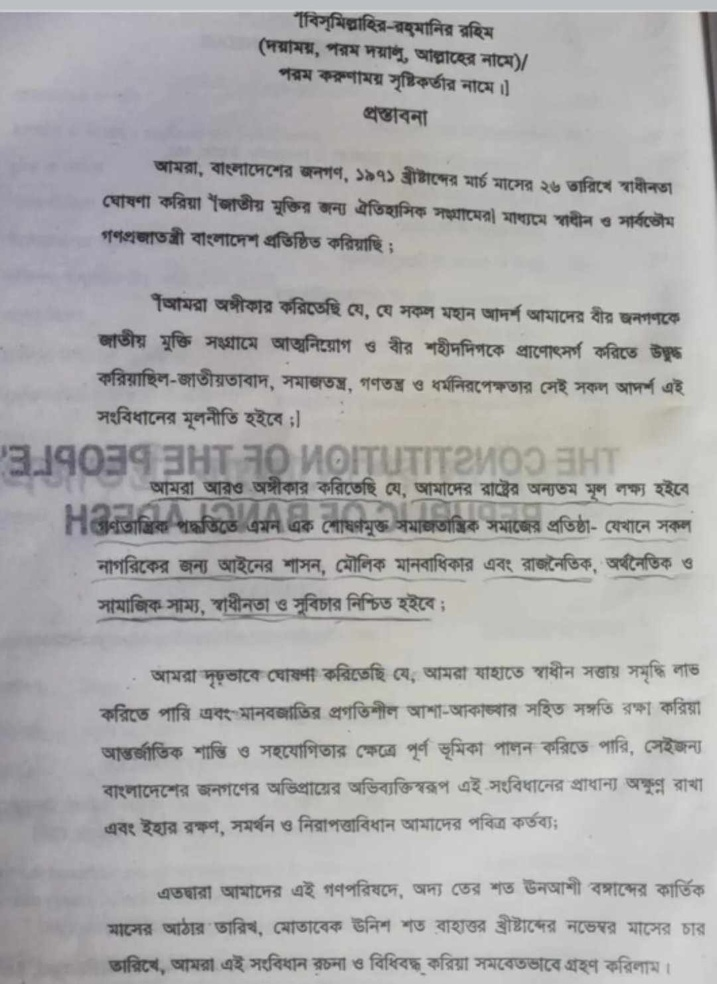
%> input picture 462543001_8615943498521709_7890765814037169411_n.jpg, 717 x 984 px, shrunk from 1080 x 1481 before the run
$ octave shi.m   (GNU Octave 9; MATLAB toolbox functions it lacks are replaced by stand-ins)
%> lines starting %> are read from the running program, lines starting %| are printed output that depends on the picture
clc ;
close all ;
clear all ;
mycolourimage= imread('462543001_8615943498521709_7890765814037169411_n.jpg')
%> mycolourimage is the input picture: size 984x717x3 uint8; mean R, G, B 170.7, 170.1, 170.2
myimage= rgb2gray(mycolourimage)
sobelhz= edge(myimage,'sobel','horizontal');
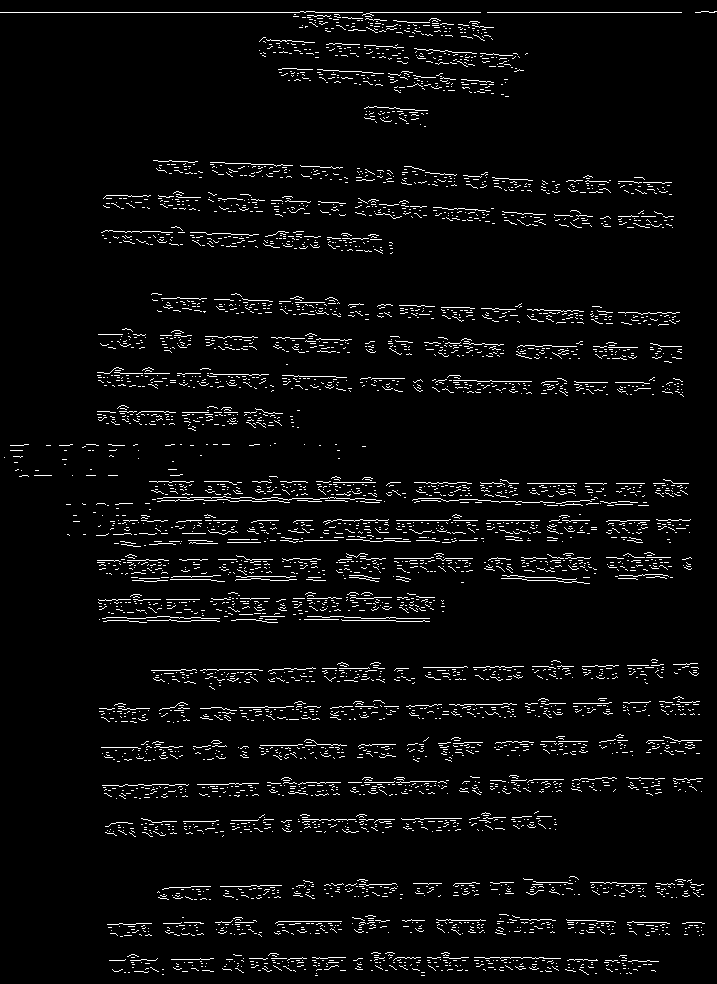
%> sobelhz: size 984x717 logical; 4.1% white in thin lines or dots
subplot(3,3,2);
imshow(sobelhz,[]);title('Sobel-Horizontal Edges');


sobelvrt=edge(myimage,'sobel','vertical') ;
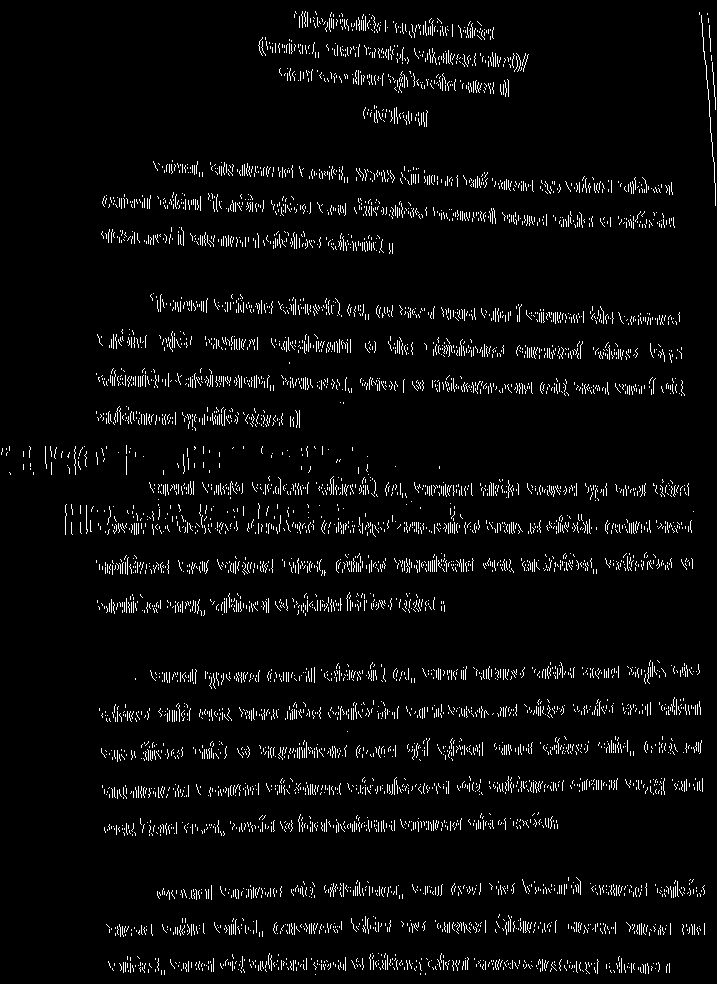
%> sobelvrt: size 984x717 logical; 4% white in thin lines or dots
subplot(3,3,3);
imshow(sobelhz,[]);title('Sobel-Vertical Edges');


sobelvrthz=edge(myimage,'sobel','both');
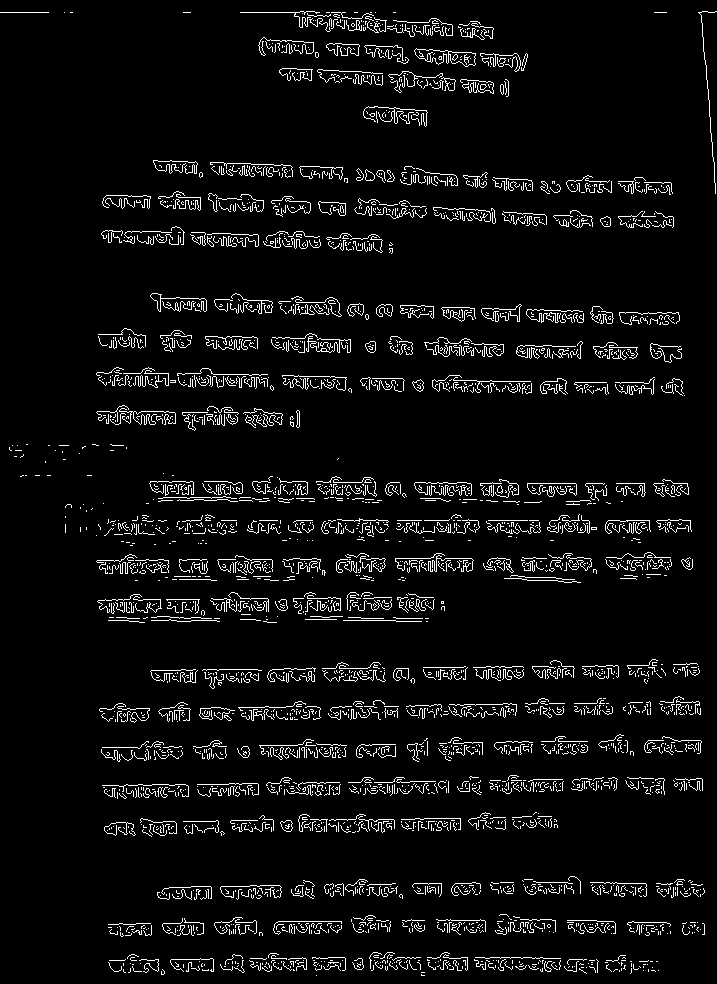
%> sobelvrthz: size 984x717 logical; 5.4% white in thin lines or dots
subplot(3,3,4);
imshow(sobelvrthz,[]); title('Sobel-All Edges');
